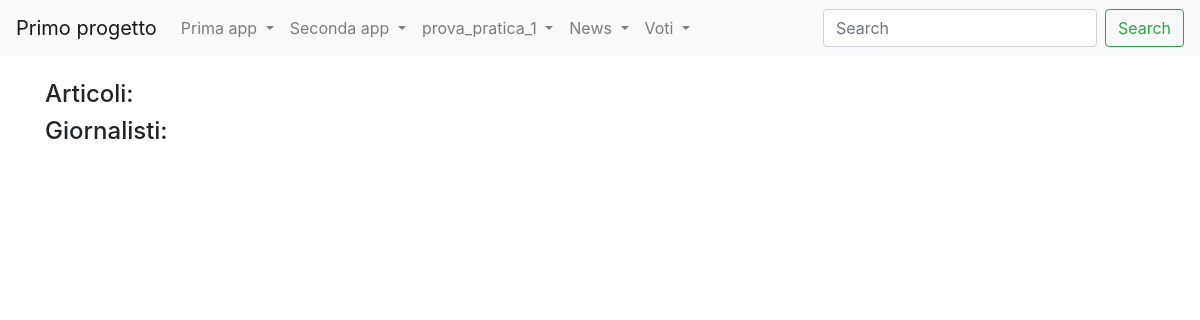
Before: /news/homepage_news/ with the older database file.
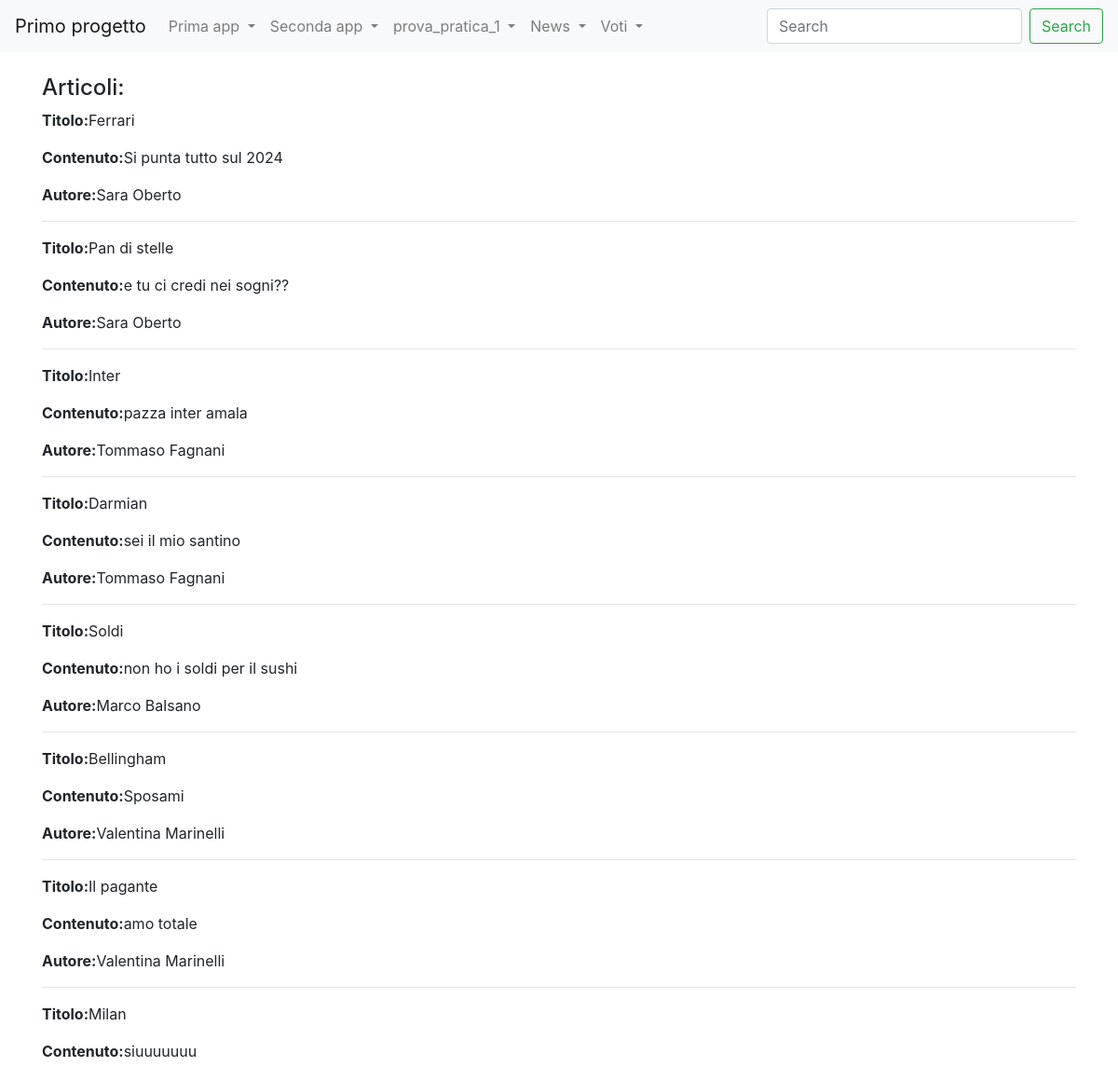
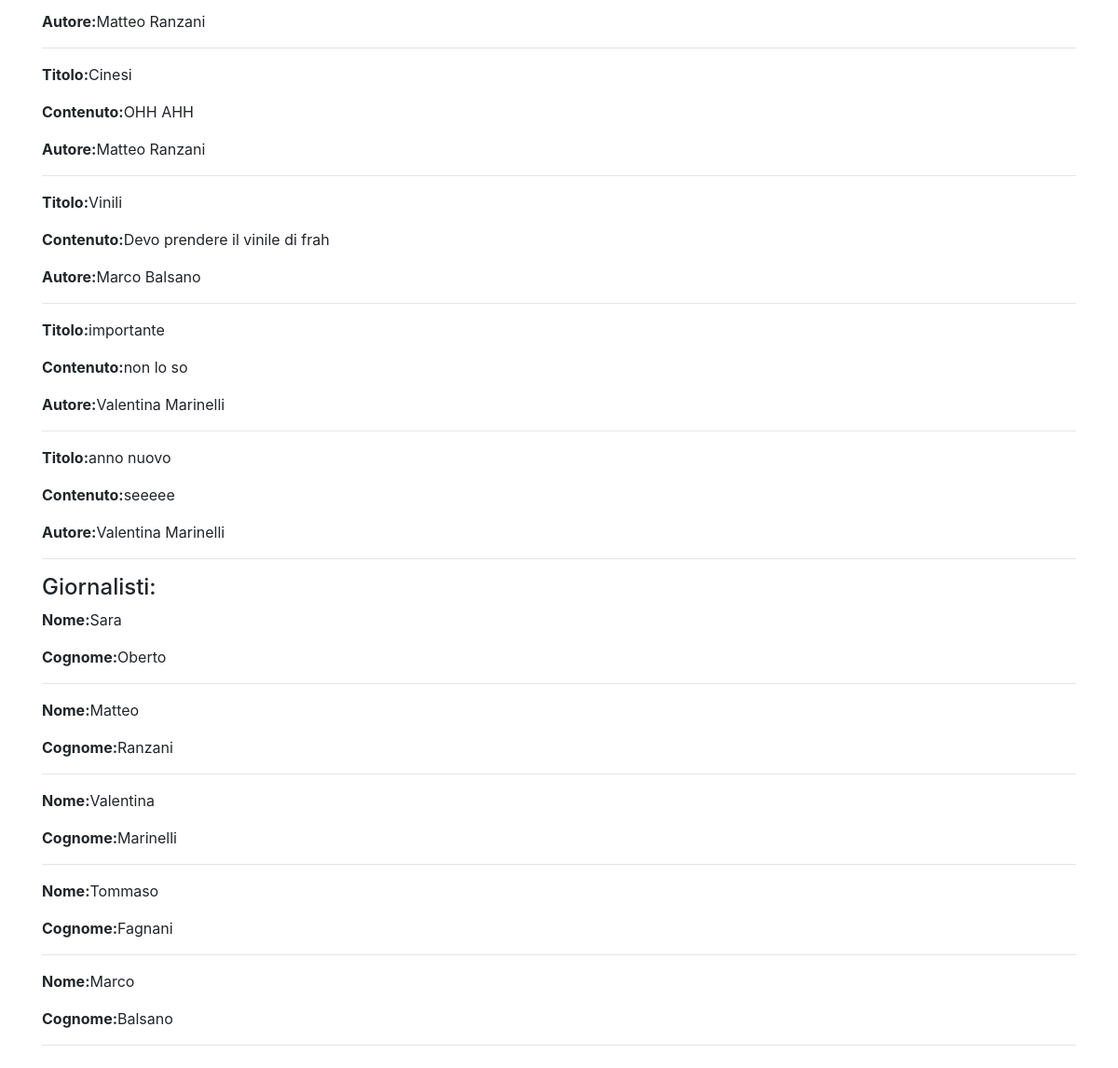
After: the same page with the newer database file (2 pictures, top to bottom).
### news/models.py (models this page shows)
class Articolo(models.Model):
    titolo = models.CharField(max_length=100)
    contenuto = models.TextField()
    giornalista = models.ForeignKey(Giornalista, on_delete=models.CASCADE, related_name="articoli")
    data=models.DateField(blank=True)
    visualizzazioni=models.IntegerField(default=0,blank=True)
    def __str__(self):
        return self.titolo
    class Meta:
       verbose_name="Articolo"
       verbose_name_plural="Articoli"

class Giornalista(models.Model):
    nome = models.CharField(max_length=20)
    cognome = models.CharField(max_length=20)
    anno_di_nascita = models.DateField(blank=True)
    class Meta:
        verbose_name="Giornalista"
        verbose_name_plural="Giornalisti"
    def __str__(self):
        return self.nome + " " + self.cognome

### news/views.py (the view)
# urls.py: path('homepage_news/', homepage_news, name="homepage_news"),
def homepage_news(request):
    a = ""
    g = ""
    articoli = Articolo.objects.all()
    giornalisti = Giornalista.objects.all()
    context = {"articoli": articoli, "giornalisti": giornalisti}
    print(context)
    return render(request, "homepage_news.html", context)

### news/templates/homepage_news.html (shortened to what this page needs)
{% extends 'base.html' %}
{%block content%}
    <h4>Articoli:</h4>
        {% for articolo in articoli %}
            <p><strong>Titolo:</strong>{{ articolo.titolo }}</p>
            <p><strong>Contenuto:</strong>{{ articolo.contenuto }}</p>
            <p><strong>Autore:</strong>{{ articolo.giornalista }}</p>
            <hr>
        {% endfor %}
    <h4>Giornalisti:</h4>
        {% for giornalista in giornalisti %}
            <p><strong>Nome:</strong>{{ giornalista.nome }}</p>
            <p><strong>Cognome:</strong>{{ giornalista.cognome }}</p>
            <hr>
        {% endfor %}
{%endblock content%}

Changed rows visible on the page:
added Articolo: titolo "Ferrari", contenuto "Si punta tutto sul 2024", giornalista "Sara Oberto"
added Articolo: titolo "Pan di stelle", contenuto "e tu ci credi nei sogni??", giornalista "Sara Oberto"
added Articolo: titolo "Inter", contenuto "pazza inter amala", giornalista "Tommaso Fagnani"
added Articolo: titolo "Darmian", contenuto "sei il mio santino", giornalista "Tommaso Fagnani"
added Articolo: titolo "Soldi", contenuto "non ho i soldi per il sushi", giornalista "Marco Balsano"
added Articolo: titolo "Bellingham", contenuto "Sposami", giornalista "Valentina Marinelli"
added Articolo: titolo "Il pagante", contenuto "amo totale", giornalista "Valentina Marinelli"
added Articolo: titolo "Milan", contenuto "siuuuuuuu", giornalista "Matteo Ranzani"
added Articolo: titolo "Cinesi", contenuto "OHH AHH", giornalista "Matteo Ranzani"
added Articolo: titolo "Vinili", contenuto "Devo prendere il vinile di frah", giornalista "Marco Balsano"
added Articolo: titolo "importante", contenuto "non lo so", giornalista "Valentina Marinelli"
added Articolo: titolo "anno nuovo", contenuto "seeeee", giornalista "Valentina Marinelli"
added Giornalista: nome "Sara", cognome "Oberto"
added Giornalista: nome "Matteo", cognome "Ranzani"
added Giornalista: nome "Valentina", cognome "Marinelli"
added Giornalista: nome "Tommaso", cognome "Fagnani"
added Giornalista: nome "Marco", cognome "Balsano"
